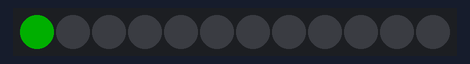
Bench run of a sketch on a simulated Arduino Uno, built with avr-gcc and run on an emulated ATmega328P. Shown: 12 RGB LEDs in strip order, left to right. Dim RGB values are drawn brighter than linear.

Above: at 0.45 s.
At 5.94 s:
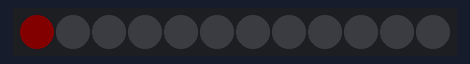
At 10.21 s:
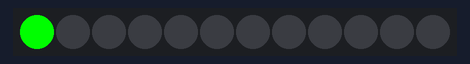
At 19.65 s:
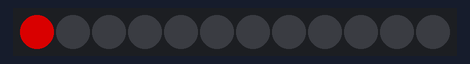
At 29.1 s:
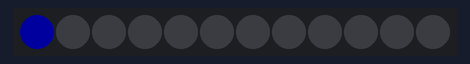
At 38.86 s:
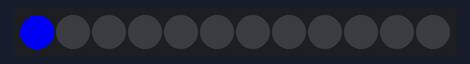

The sketch:

Wemos_WS2812_blink.ino
```cpp
/*******************************************************************
    this is a basic example how to program a Telegram Bot
    using TelegramBOT library on ESP8266
 *                                                                 *
    Open a conversation with the bot, you can command via Telegram
    a led from ESP8266 GPIO
    https://web.telegram.org/#/im?p=@FlashledBot_bot
 *                                                                 *
    written by Giancarlo Bacchio
    modified by Leon van der Krogt (group commands and security)
 *******************************************************************/
/* Pin (on the board)  Function  ESP8266 correspondence
  TX    TXD       TXD
  RX    RXD       RXD
  A0    Analog input, max 3.3V input  A0
  D0  IO  GPIO16
  D1  IO, SCL GPIO5
  D2  IO, SDA GPIO4
  D3  IO, 10k Pull-up GPIO0
  D4  IO, 10k Pull-up, BUILTIN_LED  GPIO2  // do not use this as output, esp won't start at power on!
  D5  IO, SCK GPIO14
  D6  IO, MISO  GPIO12
  D7  IO, MOSI  GPIO13
  D8  IO, 10k Pull-down, SS GPIO15
  G GND GND
  5V  5V  –
  3V3 3.3V  3.3V
  RST Reset RST
*/


#include <Adafruit_NeoPixel.h> //Install [Adafruit_NeoPixel_Library](https://github.com/adafruit/Adafruit_NeoPixel) first.

#define PIN            4

int R;
int G;
int B;

Adafruit_NeoPixel pixels = Adafruit_NeoPixel(12, PIN, NEO_GRB + NEO_KHZ800);


void setup() {
pixels.begin(); // This initializes the NeoPixel library.
}


void loop() {
    R = 0; G = 1; B = 0;
    for (int i = 0; i < 255; i++) {
      pixels.setPixelColor(0, pixels.Color(i * R, i * G, i * B));
      pixels.show(); // This sends the updated pixel color to the hardware.
      delay(5); // Delay for a period of time (in milliseconds).
    }
        R = 1; G = 0; B = 0;
    for (int i = 0; i < 255; i++) {
      pixels.setPixelColor(0, pixels.Color(i * R, i * G, i * B));
      pixels.show(); // This sends the updated pixel color to the hardware.
      delay(5); // Delay for a period of time (in milliseconds).
    }
        R = 0; G = 0; B = 1;
    for (int i = 0; i < 255; i++) {
      pixels.setPixelColor(0, pixels.Color(i * R, i * G, i * B));
      pixels.show(); // This sends the updated pixel color to the hardware.
      delay(5); // Delay for a period of time (in milliseconds).
    }
  }
```
